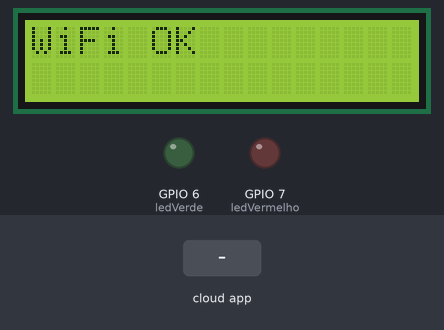
This sketch was run on a simulated ESP32. Shown: 16×2 character LCD, output pins drawn as LEDs (lit = HIGH). The inputs (shaded band) are chosen by the test bench. WiFi joins after 1.5 s; servers stay silent unless stated; random numbers use the default seed unless the sketch sets one; no MQTT or app messages arrive unless stated; what the sketch prints to the serial monitor is not drawn.

Above: at 1.6 s.
At 4.8 s:
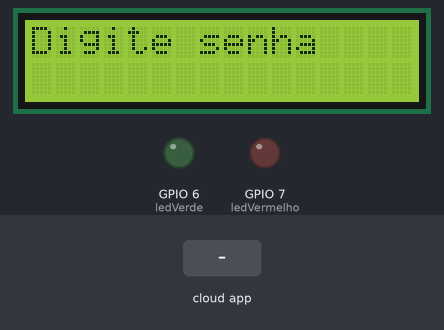
4.9 s: the phone or cloud app sets 6a3317c609efd1746c0f508e to 1
At 5.6 s:
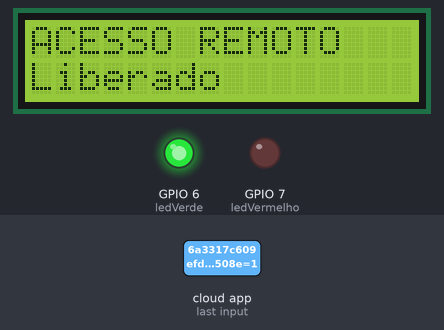
Timing chart, 0 to 16.4 s (numbered marks = the images above; inputs shaded):
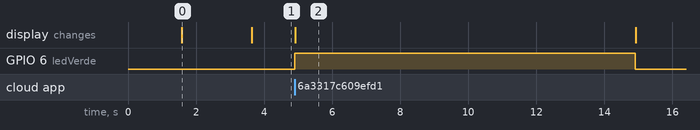

The sketch:

sketch.ino
```cpp
#include <Keypad.h>
#include <WiFi.h>
#include <PubSubClient.h>
#include <LiquidCrystal.h>

// >>> ADICIONADO: Sinric Pro (controle por voz via Google Home)
#include "SinricPro.h"
#include "SinricProSwitch.h"
// <<<

// WIFI
const char* ssid = "POCO X6 Pro 5G";
const char* passwordWifi = "dani12345";

// >>> ADICIONADO: credenciais do dispositivo "Portao" no Sinric Pro
#define SINRIC_APP_KEY    "14c9159a-2b8a-49b2-992e-dd9f1c208e89"
#define SINRIC_APP_SECRET "71a907dc-f622-4471-b2a4-338b1c31b9d9-bbf4464c-0e12-4dcd-a91a-4d7fe55d2e15"
#define SINRIC_DEVICE_ID  "6a3317c609efd1746c0f508e"
// <<<

// MQTT
const char* mqtt_server = "broker.hivemq.com";
WiFiClient espClient;
PubSubClient client(espClient);

// >>> ADICIONADO: ThingsBoard (dashboard + alertas push)
const char* tb_server = "thingsboard.cloud";
const char* tb_token  = "0h6qr90m7fqeu24lbfbj";   // Access Token do device
WiFiClient tbWifiClient;
PubSubClient tbClient(tbWifiClient);
unsigned long tbUltimoEnvio = 0;
// <<<

// LCD: RS, E, D4, D5, D6, D7
// D7 movido do GPIO5 (strapping do C6, nao chaveia direito) para o GPIO10.
LiquidCrystal lcd(21, 22, 18, 19, 23, 10);

// TECLADO 3x4
#define ROW_NUM 4
#define COL_NUM 3

char keys[ROW_NUM][COL_NUM] = {
  {'1','2','3'},
  {'4','5','6'},
  {'7','8','9'},
  {'*','0','#'}
};

// MAPEAMENTO FINAL
byte row_pins[ROW_NUM] = {11, 4, 2, 15};
byte col_pins[COL_NUM] = {10, 12, 3};

Keypad keypad = Keypad(makeKeymap(keys), row_pins, col_pins, ROW_NUM, COL_NUM);

// LEDS
int ledVerde = 6;
int ledVermelho = 7;

// SENHA
String senhaAtual = "1234";
String input = "";

int tentativas = 0;

// =====================================================
// >>> ADICIONADO: SINRIC PRO (Google Home por voz)
// =====================================================

// Chamado automaticamente quando chega um comando de voz do Google Home.
// "abrir/ligar o Portao" -> state = true -> aciona a liberacao remota.
bool onPowerState(const String &deviceId, bool &state) {

  Serial.print("[Sinric] Comando de voz: ");
  Serial.println(state ? "ABRIR" : "FECHAR");

  if (state) {
    liberarRemoto();   // reaproveita a funcao de acesso remoto ja existente
  } else {
    // >>> ADICIONADO: comando "desligar/fechar" -> marca fechado no ThingsBoard
    enviarThingsBoard("{\"portao\":\"fechado\",\"evento\":\"FECHADO_REMOTO\"}");
    // <<<
  }

  return true;         // confirma para o Google Home que foi processado
}

void setupSinricPro() {

  SinricProSwitch &meuPortao = SinricPro[SINRIC_DEVICE_ID];
  meuPortao.onPowerState(onPowerState);

  SinricPro.begin(SINRIC_APP_KEY, SINRIC_APP_SECRET);

  Serial.println("Sinric Pro iniciado");
}
// <<<

// =====================================================
// >>> ADICIONADO: THINGSBOARD (telemetria + alertas push)
// =====================================================

void reconectarThingsBoard() {

  if (tbClient.connected()) return;

  // No ThingsBoard o usuario MQTT = Access Token do device; senha vazia.
  if (tbClient.connect("ESP32_Portao_TB", tb_token, NULL)) {
    Serial.println("ThingsBoard conectado");
    tbClient.publish("v1/devices/me/telemetry", "{\"status\":\"online\"}");
  } else {
    Serial.print("ThingsBoard falhou, rc=");
    Serial.println(tbClient.state());
  }
}

void enviarThingsBoard(const String &json) {

  if (!tbClient.connected()) {
    reconectarThingsBoard();
  }

  if (tbClient.connected()) {
    tbClient.publish("v1/devices/me/telemetry", json.c_str());
    Serial.print("[TB] enviado: ");
    Serial.println(json);
  }
}
// <<<

// =====================================================

void setup() {

  Serial.begin(115200);

  lcd.begin(16, 2);
  lcd.clear();

  pinMode(ledVerde, OUTPUT);
  pinMode(ledVermelho, OUTPUT);

  digitalWrite(ledVerde, LOW);
  digitalWrite(ledVermelho, LOW);

  mostrarMensagem("SmartAccess", "Iniciando...");

  conectarWiFi();

  client.setServer(mqtt_server, 1883);
  client.setCallback(callbackMQTT);

  setupSinricPro();   // >>> ADICIONADO: inicia a integracao por voz

  tbClient.setServer(tb_server, 1883);   // >>> ADICIONADO: ThingsBoard
  reconectarThingsBoard();               // >>> ADICIONADO

  mostrarMensagem("Digite senha", "");
}

// =====================================================

void loop() {

  if (!client.connected()) {
    reconectarMQTT();
  }

  client.loop();

  SinricPro.handle();   // >>> ADICIONADO: processa comandos de voz

  // >>> ADICIONADO: mantem o ThingsBoard conectado + telemetria periodica
  if (!tbClient.connected()) {
    reconectarThingsBoard();
  }
  tbClient.loop();

  if (millis() - tbUltimoEnvio > 10000) {
    tbUltimoEnvio = millis();
    String t = "{\"rssi\":" + String(WiFi.RSSI()) +
               ",\"uptime\":" + String(millis() / 1000) + "}";
    enviarThingsBoard(t);
  }
  // <<<

  // >>> DESATIVADO no ESP32-C6: a leitura do teclado usa o GPIO12, que neste
  // chip e a linha de dados do USB (USB D-). Escanear o teclado derruba o USB
  // e deixa o Serial mudo. Como a demonstracao e por voz, a leitura do teclado
  // fica desligada. Para reativar (em um ESP32 classico), descomente o bloco.
  //
  // char key = keypad.getKey();
  //
  // if (key) {
  //
  //   Serial.print("Tecla: ");
  //   Serial.println(key);
  //
  //   if (key == '#') {
  //
  //     verificarSenha();
  //
  //   } else if (key == '*') {
  //
  //     limparEntrada();
  //
  //   } else {
  //
  //     adicionarTecla(key);
  //   }
  // }
  // <<<
}

// =====================================================
// WIFI
// =====================================================

void conectarWiFi() {

  WiFi.begin(ssid, passwordWifi);

  lcd.clear();
  lcd.setCursor(0, 0);
  lcd.print("Conectando...");

  while (WiFi.status() != WL_CONNECTED) {

    delay(500);
    Serial.print(".");
  }

  Serial.println();
  Serial.println("WiFi conectado");

  Serial.print("IP ESP32: ");
  Serial.println(WiFi.localIP());

  mostrarMensagem("WiFi OK", "");

  delay(2000);
}

// =====================================================
// MQTT
// =====================================================

void reconectarMQTT() {

  while (!client.connected()) {

    Serial.print("MQTT...");

    String clientId = "ESP32_";
    clientId += String(random(0xffff), HEX);

    if (client.connect(clientId.c_str())) {

      Serial.println(" conectado");

      client.publish("smartaccess/status", "online");

      client.subscribe("smartaccess/comando");
      client.subscribe("smartaccess/senha");

    } else {

      Serial.print(" erro ");
      Serial.println(client.state());

      delay(2000);
    }
  }
}

void callbackMQTT(char* topic, byte* payload, unsigned int length) {

  String mensagem = "";

  for (int i = 0; i < length; i++) {
    mensagem += (char)payload[i];
  }

  Serial.print("MQTT recebido [");
  Serial.print(topic);
  Serial.print("]: ");
  Serial.println(mensagem);

  if (String(topic) == "smartaccess/comando") {

    if (mensagem == "LIBERAR") {

      liberarRemoto();
    }
  }

  if (String(topic) == "smartaccess/senha") {

    senhaAtual = mensagem;

    client.publish("smartaccess/status", "senha_alterada");

    mostrarMensagem("Senha alterada", "via Web");

    delay(10000);

    mostrarMensagem("Digite senha", "");
  }
}

// =====================================================
// TECLADO
// =====================================================

void adicionarTecla(char key) {

  input += key;

  client.publish("smartaccess/tecla", String(key).c_str());

  lcd.clear();

  lcd.setCursor(0, 0);
  lcd.print("Senha:");

  lcd.setCursor(0, 1);

  for (int i = 0; i < input.length(); i++) {

    lcd.print("*");
  }
}

void limparEntrada() {

  input = "";

  client.publish("smartaccess/status", "entrada_limpa");

  mostrarMensagem("Entrada limpa", "");

  delay(10000);

  mostrarMensagem("Digite senha", "");
}

// =====================================================
// SENHA
// =====================================================

void verificarSenha() {

  if (input == senhaAtual) {

    acessoLiberado();

  } else {

    acessoNegado();
  }

  input = "";
}

void acessoLiberado() {

  tentativas = 0;

  digitalWrite(ledVerde, HIGH);
  digitalWrite(ledVermelho, LOW);

  client.publish("smartaccess/acesso", "OK");

  // >>> ADICIONADO: telemetria pro ThingsBoard
  enviarThingsBoard("{\"portao\":\"aberto\",\"evento\":\"ACESSO_OK\"}");
  // <<<

  mostrarMensagem("ACESSO OK", "Bem-vindo");

  Serial.println("Acesso liberado");

  delay(10000);

  digitalWrite(ledVerde, LOW);

  mostrarMensagem("Digite senha", "");
}

void acessoNegado() {

  tentativas++;

  digitalWrite(ledVerde, LOW);
  digitalWrite(ledVermelho, HIGH);

  client.publish("smartaccess/acesso", "ERRO");

  // >>> ADICIONADO: telemetria + alerta pro ThingsBoard
  enviarThingsBoard("{\"portao\":\"fechado\",\"evento\":\"ACESSO_NEGADO\",\"alerta\":\"Tentativa de acesso negada\"}");
  // <<<

  lcd.clear();

  lcd.setCursor(0, 0);
  lcd.print("Senha errada");

  lcd.setCursor(0, 1);
  lcd.print("Tentativa ");
  lcd.print(tentativas);

  Serial.println("Acesso negado");

  delay(10000);

  digitalWrite(ledVermelho, LOW);

  mostrarMensagem("Digite senha", "");
}

// =====================================================
// ACESSO REMOTO
// =====================================================

void liberarRemoto() {

  tentativas = 0;

  digitalWrite(ledVerde, HIGH);
  digitalWrite(ledVermelho, LOW);

  mostrarMensagem("ACESSO REMOTO", "Liberado");

  client.publish("smartaccess/acesso", "REMOTO_OK");

  // >>> ADICIONADO: telemetria + alerta pro ThingsBoard (caminho da voz)
  enviarThingsBoard("{\"portao\":\"aberto\",\"evento\":\"REMOTO_OK\",\"alerta\":\"Portao aberto remotamente\"}");
  // <<<

  Serial.println("Acesso remoto liberado");

  delay(10000);

  digitalWrite(ledVerde, LOW);

  // >>> ADICIONADO: fim do pulso -> portao voltou a fechar
  enviarThingsBoard("{\"portao\":\"fechado\",\"evento\":\"FECHOU\"}");
  // <<<

  mostrarMensagem("Digite senha", "");
}

// =====================================================
// LCD
// =====================================================

void mostrarMensagem(String l1, String l2) {

  lcd.clear();

  lcd.setCursor(0, 0);
  lcd.print(l1);

  lcd.setCursor(0, 1);
  lcd.print(l2);
}
```

Measured:
- after the input at 4.9 s, GPIO 6 (ledVerde): LOW → HIGH at once, → LOW 10.0 s later; the display: changes at once (image 2)
- what the display in image 0 shows lasts 2.0 s, from 1.6 s to 3.6 s
